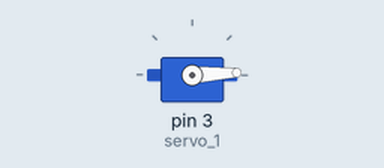
Simulated run of this sketch. Board: Arduino Uno, built with avr-gcc and run on an emulated ATmega328P. Parts: servo.

Above: at 0.05 s.
At 0.7 s:
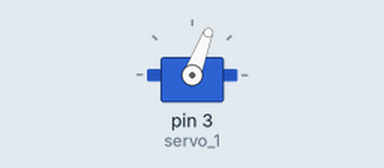
At 1.4 s:
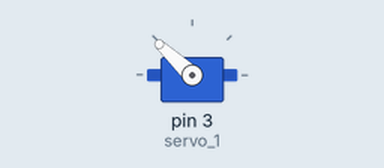
At 2.8 s:
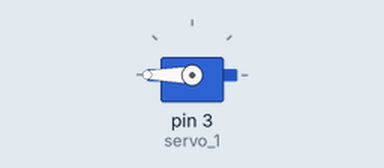
Timing chart, 0 to 6.5 s (numbered marks = the images above):
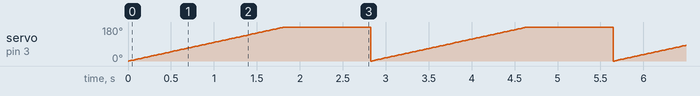

The sketch:

servo.ino
```cpp
// Servo Control Tutorial#1
// Prepared by Robo India
// www.roboindia.com

// Arduino Servo Library can add up to 12 servo on most of Arduino boards.
#include <Servo.h>  // Includes servo library.

Servo servo_1;      // Creating Servo object.

int servo_pos = 0;   // Storing servo position (0 degree to 180 degree)

void setup()
{
  servo_1.attach(3);  // Attaching servo to Pin No.3
}


void loop()
{
  servo_1.write(0);

  for(servo_pos = 0; servo_pos <= 180; servo_pos++){
    servo_1.write(servo_pos);
    delay(10);
  }
  delay(1000);
  for(servo_pos = 180; servo_pos <=0 ; servo_pos--){
    servo_1.write(servo_pos);
    delay(10);
  }
}
```

Measured:
- by itself, servo on pin 3 (servo_1): ramps from 0° to 180° and jumps back, once every 2.8 s
